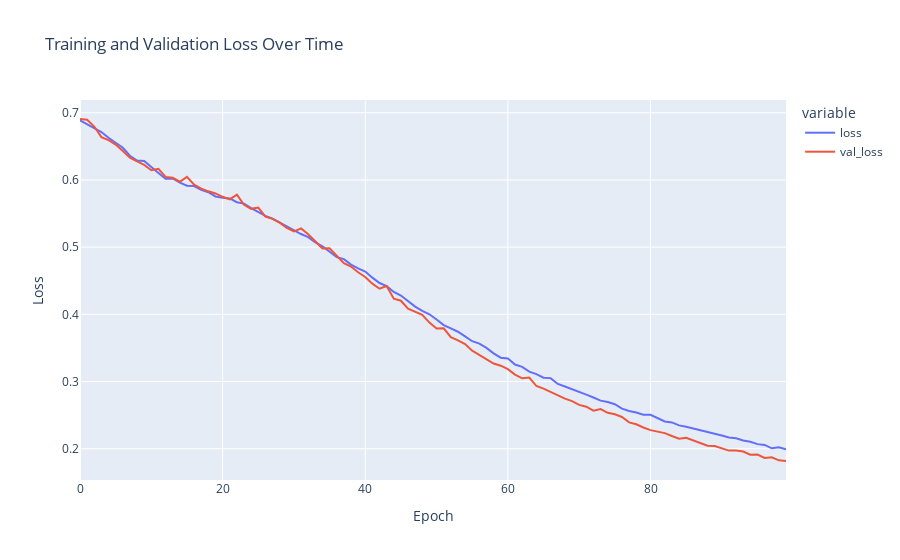

Notebook code for this chart:
### Code cell
fig = px.line(
    history.history,
    y=['loss', 'val_loss'],
    labels={'index': "Epoch", 'value': "Loss"},
    title="Training and Validation Loss Over Time"
)

fig.show()
